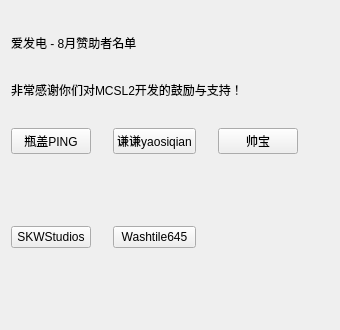
<?xml version="1.0" encoding="UTF-8"?>
<!-- Copyright 2024, MCSL Team, mailto:services@mcsl.com.cn

     Part of "MCSL2", a simple and multifunctional Minecraft server launcher.

     Licensed under the GNU General Public License, Version 3.0, with our
     additional agreements. (the "License");
     you may not use this file except in compliance with the License.
     You may obtain a copy of the License at

        https://github.com/MCSLTeam/MCSL2/raw/master/LICENSE -->


<ui version="4.0">
 <class>MCSL2Sponsors</class>
 <widget class="QWidget" name="MCSL2Sponsors">
  <property name="geometry">
   <rect>
    <x>0</x>
    <y>0</y>
    <width>340</width>
    <height>330</height>
   </rect>
  </property>
  <property name="minimumSize">
   <size>
    <width>340</width>
    <height>330</height>
   </size>
  </property>
  <property name="maximumSize">
   <size>
    <width>340</width>
    <height>330</height>
   </size>
  </property>
  <property name="windowTitle">
   <string/>
  </property>
  <layout class="QGridLayout" name="gridLayout">
   <item row="3" column="4">
    <widget class="HyperlinkLabel" name="shuaibao">
     <property name="text">
      <string>帅宝</string>
     </property>
     <property name="url">
      <url>
       <string>https://afdian.net/u/55c079ea268611eb9a4852540025c377</string>
      </url>
     </property>
    </widget>
   </item>
   <item row="4" column="4">
    <widget class="ImageLabel" name="shuaibaoImage">
     <property name="sizePolicy">
      <sizepolicy hsizetype="Fixed" vsizetype="Fixed">
       <horstretch>0</horstretch>
       <verstretch>0</verstretch>
      </sizepolicy>
     </property>
     <property name="pixmap">
      <pixmap resource="../Icons/sponsors.qrc">:/MCSL2_Sponsors/shuaibao.png</pixmap>
     </property>
    </widget>
   </item>
   <item row="6" column="0">
    <widget class="ImageLabel" name="skwImage">
     <property name="sizePolicy">
      <sizepolicy hsizetype="Fixed" vsizetype="Fixed">
       <horstretch>0</horstretch>
       <verstretch>0</verstretch>
      </sizepolicy>
     </property>
     <property name="pixmap">
      <pixmap resource="../Icons/sponsors.qrc">:/MCSL2_Sponsors/skw.jpg</pixmap>
     </property>
    </widget>
   </item>
   <item row="3" column="3" rowspan="4">
    <spacer name="horizontalSpacer_2">
     <property name="orientation">
      <enum>Qt::Horizontal</enum>
     </property>
     <property name="sizeType">
      <enum>QSizePolicy::Fixed</enum>
     </property>
     <property name="sizeHint" stdset="0">
      <size>
       <width>10</width>
       <height>20</height>
      </size>
     </property>
    </spacer>
   </item>
   <item row="4" column="0">
    <widget class="ImageLabel" name="pgPINGImage">
     <property name="sizePolicy">
      <sizepolicy hsizetype="Fixed" vsizetype="Fixed">
       <horstretch>0</horstretch>
       <verstretch>0</verstretch>
      </sizepolicy>
     </property>
     <property name="pixmap">
      <pixmap resource="../Icons/sponsors.qrc">:/MCSL2_Sponsors/pgPING.jpg</pixmap>
     </property>
    </widget>
   </item>
   <item row="3" column="0">
    <widget class="HyperlinkLabel" name="pgPING">
     <property name="layoutDirection">
      <enum>Qt::LeftToRight</enum>
     </property>
     <property name="text">
      <string>瓶盖PING</string>
     </property>
     <property name="url">
      <url>
       <string>https://afdian.net/a/PingGai</string>
      </url>
     </property>
    </widget>
   </item>
   <item row="6" column="2">
    <widget class="ImageLabel" name="washtileImage">
     <property name="sizePolicy">
      <sizepolicy hsizetype="Fixed" vsizetype="Fixed">
       <horstretch>0</horstretch>
       <verstretch>0</verstretch>
      </sizepolicy>
     </property>
     <property name="pixmap">
      <pixmap resource="../Icons/sponsors.qrc">:/MCSL2_Sponsors/washtile.jpg</pixmap>
     </property>
    </widget>
   </item>
   <item row="3" column="1" rowspan="4">
    <spacer name="horizontalSpacer">
     <property name="orientation">
      <enum>Qt::Horizontal</enum>
     </property>
     <property name="sizeType">
      <enum>QSizePolicy::Fixed</enum>
     </property>
     <property name="sizeHint" stdset="0">
      <size>
       <width>10</width>
       <height>20</height>
      </size>
     </property>
    </spacer>
   </item>
   <item row="1" column="0" colspan="6">
    <widget class="BodyLabel" name="thanksLabel">
     <property name="sizePolicy">
      <sizepolicy hsizetype="Fixed" vsizetype="Fixed">
       <horstretch>0</horstretch>
       <verstretch>0</verstretch>
      </sizepolicy>
     </property>
     <property name="text">
      <string>非常感谢你们对MCSL2开发的鼓励与支持！</string>
     </property>
    </widget>
   </item>
   <item row="0" column="0" colspan="6">
    <widget class="SubtitleLabel" name="afdTitle">
     <property name="sizePolicy">
      <sizepolicy hsizetype="Expanding" vsizetype="Fixed">
       <horstretch>0</horstretch>
       <verstretch>0</verstretch>
      </sizepolicy>
     </property>
     <property name="text">
      <string>爱发电 - 8月赞助者名单</string>
     </property>
    </widget>
   </item>
   <item row="4" column="2">
    <widget class="ImageLabel" name="qqysqImage">
     <property name="sizePolicy">
      <sizepolicy hsizetype="Fixed" vsizetype="Fixed">
       <horstretch>0</horstretch>
       <verstretch>0</verstretch>
      </sizepolicy>
     </property>
     <property name="pixmap">
      <pixmap resource="../Icons/sponsors.qrc">:/MCSL2_Sponsors/qqysq.jpg</pixmap>
     </property>
    </widget>
   </item>
   <item row="3" column="2">
    <widget class="HyperlinkLabel" name="qqysq">
     <property name="text">
      <string>谦谦yaosiqian</string>
     </property>
     <property name="url">
      <url>
       <string>https://afdian.net/a/yaosiqian</string>
      </url>
     </property>
    </widget>
   </item>
   <item row="5" column="0">
    <widget class="HyperlinkLabel" name="skw">
     <property name="text">
      <string>SKWStudios</string>
     </property>
     <property name="url">
      <url>
       <string>https://afdian.net/a/skwstudios</string>
      </url>
     </property>
    </widget>
   </item>
   <item row="5" column="2">
    <widget class="HyperlinkLabel" name="washtile">
     <property name="text">
      <string>Washtile645</string>
     </property>
     <property name="url">
      <url>
       <string>https://afdian.net/a/XZQAQ</string>
      </url>
     </property>
    </widget>
   </item>
  </layout>
 </widget>
 <customwidgets>
  <customwidget>
   <class>BodyLabel</class>
   <extends>QLabel</extends>
   <header>qfluentwidgets</header>
  </customwidget>
  <customwidget>
   <class>SubtitleLabel</class>
   <extends>QLabel</extends>
   <header>qfluentwidgets</header>
  </customwidget>
  <customwidget>
   <class>HyperlinkLabel</class>
   <extends>QPushButton</extends>
   <header>qfluentwidgets</header>
  </customwidget>
  <customwidget>
   <class>ImageLabel</class>
   <extends>QLabel</extends>
   <header>qfluentwidgets</header>
  </customwidget>
 </customwidgets>
 <resources>
  <include location="../Icons/sponsors.qrc"/>
 </resources>
 <connections/>
</ui>
